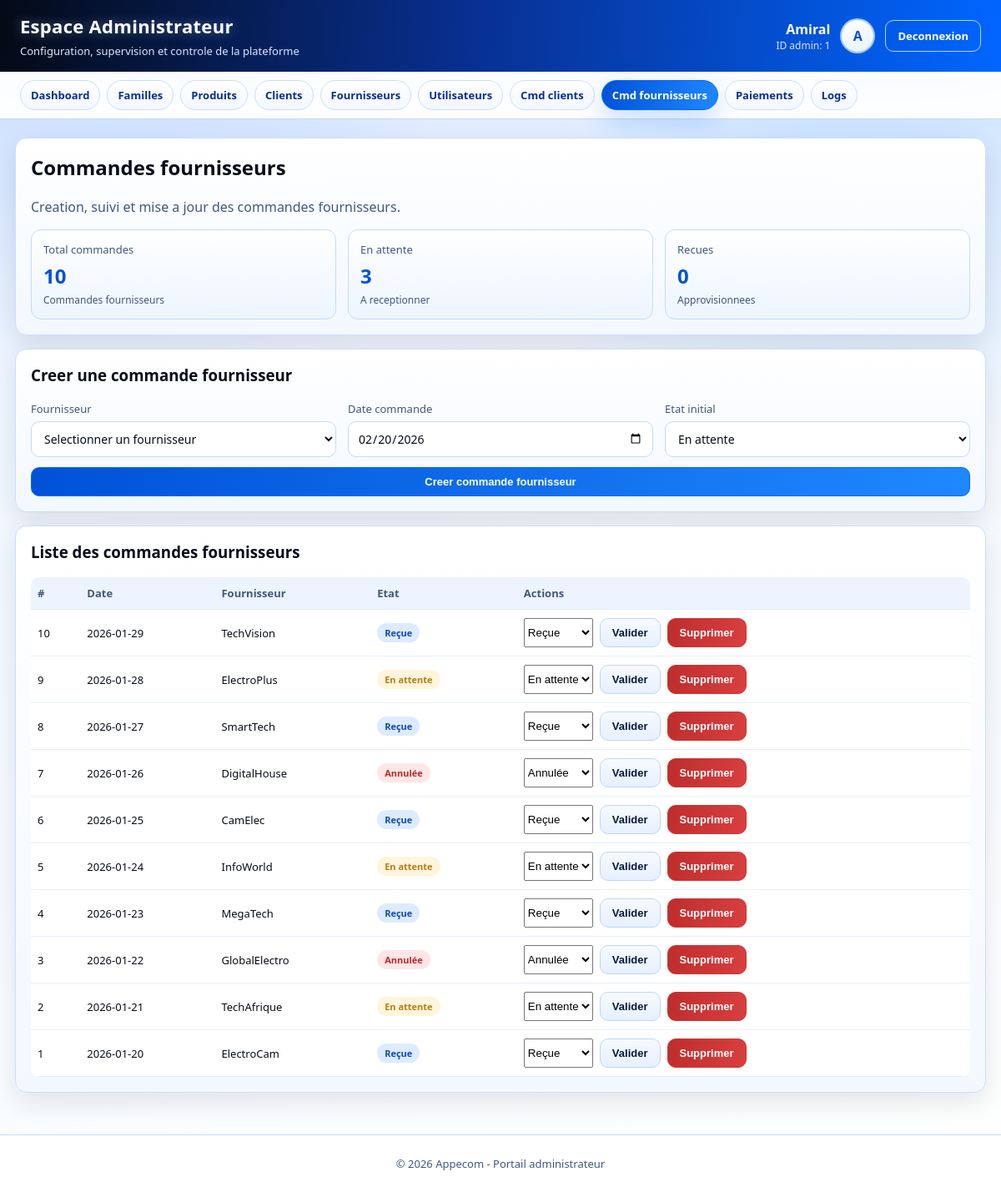
/admin/commande_fournisseur.php (signed in), run on the app's committed database.
### tables this page shows
CREATE TABLE IF NOT EXISTS `utilisateur` (
  `id_utilisateur` int NOT NULL AUTO_INCREMENT,
  `nom` varchar(50) NOT NULL,
  `email` varchar(100) NOT NULL,
  `mot_de_passe` varchar(255) NOT NULL,
  `role` enum('Administrateur','Employe') NOT NULL,
  `created_at` timestamp NULL DEFAULT CURRENT_TIMESTAMP,
  PRIMARY KEY (`id_utilisateur`),
  UNIQUE KEY `email` (`email`)
);

CREATE TABLE IF NOT EXISTS `commande_fournisseur` (
  `id_commande_f` int NOT NULL AUTO_INCREMENT,
  `date_commande` date NOT NULL,
  `etat` enum('En attente','Reçue','Annulée') DEFAULT 'En attente',
  `id_fournisseur` int DEFAULT NULL,
  PRIMARY KEY (`id_commande_f`),
  KEY `id_fournisseur` (`id_fournisseur`)
);

CREATE TABLE IF NOT EXISTS `fournisseur` (
  `id_fournisseur` int NOT NULL AUTO_INCREMENT,
  `nom` varchar(50) NOT NULL,
  `adresse` varchar(100) DEFAULT NULL,
  `ville` varchar(50) DEFAULT NULL,
  `contact` varchar(20) DEFAULT NULL,
  PRIMARY KEY (`id_fournisseur`)
);

### admin/_layout.php (called while the page is built, shortened)
<?php
$adminId = (int) $_SESSION['id_utilisateur'];
$adminName = isset($_SESSION['user']) ? trim((string) $_SESSION['user']) : 'Administrateur';
$dbPath = __DIR__ . '/../connexion_bd/connexion_bd.php';
if (file_exists($dbPath)) {
    if (isset($conn) && $conn instanceof mysqli) {
        $adminDb = $conn;
        $roleStmt = $adminDb->prepare('SELECT role, nom FROM Utilisateur WHERE id_utilisateur = ? LIMIT 1');
        if ($roleStmt) {
            $roleStmt->bind_param('i', $adminId);
            if ($roleStmt->execute()) {
                $roleResult = $roleStmt->get_result();
                $roleRow = $roleResult ? $roleResult->fetch_assoc() : null;
                if (!empty($roleRow['nom'])) {
                    $adminName = trim((string) $roleRow['nom']);
                }
            }
        }
    } else {
        $adminDbError = 'Connexion base indisponible.';
    }
} else {
    $adminDbError = 'Fichier de connexion base introuvable.';
}
$parts = preg_split('/\s+/', $adminName);
$adminInitials = '';
if (is_array($parts)) {
    foreach (array_slice($parts, 0, 2) as $part) {
        if ($part !== '') {
            $adminInitials .= strtoupper(substr($part, 0, 1));
        }
    }
}
$adminNav = [
    ['key' => 'dashboard', 'label' => 'Dashboard', 'href' => '../fonction_interne/dashboard_admin.php'],
    ['key' => 'familles', 'label' => 'Familles', 'href' => 'familles.php'],
    ['key' => 'produits', 'label' => 'Produits', 'href' => 'produits.php'],
    ['key' => 'clients', 'label' => 'Clients', 'href' => 'clients.php'],
    ['key' => 'fournisseurs', 'label' => 'Fournisseurs', 'href' => 'fournisseurs.php'],
    ['key' => 'utilisateurs', 'label' => 'Utilisateurs', 'href' => 'utilisateurs.php'],
    ['key' => 'commande_client', 'label' => 'Cmd clients', 'href' => 'commande_client.php'],
    ['key' => 'commande_fournisseur', 'label' => 'Cmd fournisseurs', 'href' => 'commande_fournisseur.php'],
    ['key' => 'paiement_client', 'label' => 'Paiements', 'href' => 'paiement_client.php'],
    ['key' => 'logs', 'label' => 'Logs', 'href' => 'logs.php'],
];
function admin_h($value)
{
    return htmlspecialchars((string) $value, ENT_QUOTES, 'UTF-8');
}
function admin_enum_values(mysqli $db, string $table, string $column): array
{
    $tableSafe = preg_replace('/[^A-Za-z0-9_]/', '', $table);
    $columnSafe = preg_replace('/[^A-Za-z0-9_]/', '', $column);
    $sql = "SHOW COLUMNS FROM `$tableSafe` LIKE ?";
    $stmt = $db->prepare($sql);
    $stmt->bind_param('s', $columnSafe);
    if (!$stmt->execute()) {
        $stmt->close();
        return [];
    }
    $result = $stmt->get_result();
    $row = $result->fetch_assoc();
    $type = (string) $row['Type'];
    preg_match_all("/'((?:[^'\\\\]|\\\\.)*)'/", $type, $matches);
    return array_map(static function ($raw) {
        return stripcslashes((string) $raw);
    }, $matches[1]);
}
function admin_status_class($value): string
{
    $status = strtolower(trim((string) $value));
    if (strpos($status, 'attente') !== false) {
        return 'badge warning';
    }
    if (strpos($status, 'annul') === 0 || strpos($status, 'rej') === 0) {
        return 'badge danger';
    }
    return 'badge info';
}

### admin/commande_fournisseur.php (the view, shortened to what this page needs)
<?php
require __DIR__ . '/_layout.php';
$activePage = 'commande_fournisseur';
$statusOptions = [];
if ($adminDb instanceof mysqli) {
    $statusOptions = admin_enum_values($adminDb, 'Commande_Fournisseur', 'etat');
}
$orders = [];
if ($adminDb instanceof mysqli) {
    $sql = 'SELECT cf.id_commande_f, cf.date_commande, cf.etat, f.nom AS fournisseur_nom FROM Commande_Fournisseur cf LEFT JOIN Fournisseur f ON f.id_fournisseur = cf.id_fournisseur ORDER BY cf.date_commande DESC, cf.id_commande_f DESC';
    $res = $adminDb->query($sql);
    if ($res) {
        while ($row = $res->fetch_assoc()) {
            $orders[] = $row;
        }
    }
}
include __DIR__ . '/_header.php';
?>
<section class="panel">
  <h2>Commandes fournisseurs</h2>
  <p class="muted">Creation, suivi et mise a jour des commandes fournisseurs.</p>
  <div class="grid-3" style="margin-top:12px;">
    <article class="stat">
      <div class="label">Total commandes</div>
      <div class="value"><?php echo count($orders); ?></div>
      <div class="sub">Commandes fournisseurs</div>
    </article>
    <article class="stat">
      <div class="label">En attente</div>
      <div class="value"><?php echo count(array_filter($orders, function ($o) { return stripos((string) $o['etat'], 'attente') !== false; })); ?></div>
      <div class="sub">A receptionner</div>
    </article>
    <article class="stat">
      <div class="label">Recues</div>
      <div class="value"><?php echo count(array_filter($orders, function ($o) { return stripos((string) $o['etat'], 'rec') === 0; })); ?></div>
      <div class="sub">Approvisionnees</div>
    </article>
  </div>
</section>
<section class="panel">
  <h3>Creer une commande fournisseur</h3>
  <form method="post" class="form-grid" style="margin-top:12px;">
    <div class="grid-3">
      <div class="field">
        <label>Fournisseur</label>
        <select name="id_fournisseur" required>
          <option value="">Selectionner un fournisseur</option>
        </select>
      </div>
      <div class="field">
        <label>Date commande</label>
        <input type="date" name="date_commande" value="<?php echo date('Y-m-d'); ?>" required>
      </div>
      <div class="field">
        <label>Etat initial</label>
        <select name="etat" required>
          <?php foreach ($statusOptions as $statusOption): ?>
            <option value="<?php echo admin_h($statusOption); ?>"><?php echo admin_h($statusOption); ?></option>
          <?php endforeach; ?>
        </select>
      </div>
    </div>
    <button type="submit" class="btn">Creer commande fournisseur</button>
  </form>
</section>
<section class="panel">
  <h3>Liste des commandes fournisseurs</h3>
  <?php if (!empty($orders)): ?>
    <div class="table-wrap">
      <table>
        <thead>
          <tr>
            <th>#</th>
            <th>Date</th>
            <th>Fournisseur</th>
            <th>Etat</th>
            <th>Actions</th>
          </tr>
        </thead>
        <tbody>
          <?php foreach ($orders as $order): ?>
            <tr>
              <td><?php echo (int) $order['id_commande_f']; ?></td>
              <td><?php echo admin_h($order['date_commande']); ?></td>
              <td><?php echo admin_h($order['fournisseur_nom'] ?: '-'); ?></td>
              <td><span class="<?php echo admin_status_class($order['etat']); ?>"><?php echo admin_h($order['etat']); ?></span></td>
              <td>
                <div class="actions-row">
                  <form method="post" class="actions-row">
                    <select name="new_status" required>
                      <?php foreach ($statusOptions as $statusOption): ?>
                        <option value="<?php echo admin_h($statusOption); ?>" <?php echo ((string) $order['etat'] === (string) $statusOption) ? 'selected' : ''; ?>>
                          <?php echo admin_h($statusOption); ?>
                        </option>
                      <?php endforeach; ?>
                    </select>
                    <button type="submit" class="btn btn-secondary">Valider</button>
                  </form>
                  <form method="post" onsubmit="return confirm('Supprimer cette commande fournisseur ?');">
                    <button type="submit" class="btn btn-danger">Supprimer</button>
                  </form>
                </div>
              </td>
            </tr>
          <?php endforeach; ?>
        </tbody>
      </table>
    </div>
  <?php else: ?>
    <div class="empty-state">Aucune commande fournisseur enregistree.</div>
  <?php endif; ?>
</section>
<?php include __DIR__ . '/_footer.php'; ?>

### admin/_header.php (shortened to what this page needs)
<!DOCTYPE html>
<html lang="fr">
<head>
  <link rel="stylesheet" href="admin-theme.css">
</head>
<body>
  <div class="site-shell">
    <header class="topbar">
      <div class="brand">
        <h1>Espace Administrateur</h1>
        <p>Configuration, supervision et controle de la plateforme</p>
      </div>
      <div class="identity">
        <div>
          <div class="identity-name"><?php echo admin_h($adminName); ?></div>
          <div class="identity-sub">ID admin: <?php echo (int) $adminId; ?></div>
        </div>
        <div class="avatar"><?php echo admin_h($adminInitials); ?></div>
        <a href="../fonction_interne/logout.php" class="btn btn-outline">Deconnexion</a>
      </div>
    </header>
    <nav class="main-nav">
      <?php foreach ($adminNav as $item): ?>
        <a class="nav-link <?php echo $activePage === $item['key'] ? 'active' : ''; ?>" href="<?php echo admin_h($item['href']); ?>">
          <?php echo admin_h($item['label']); ?>
        </a>
      <?php endforeach; ?>
    </nav>
    <main class="page-wrap">

### data on the page
utilisateur: nom "Amiral"
commande_fournisseur: id_commande_f "10", date_commande "2026-01-29", id_fournisseur.nom "TechVision", etat "Reçue", new_status "Reçue"
commande_fournisseur: id_commande_f "9", date_commande "2026-01-28", id_fournisseur.nom "ElectroPlus", etat "En attente", new_status "En attente"
commande_fournisseur: id_commande_f "8", date_commande "2026-01-27", id_fournisseur.nom "SmartTech", etat "Reçue", new_status "Reçue"
commande_fournisseur: id_commande_f "7", date_commande "2026-01-26", id_fournisseur.nom "DigitalHouse", etat "Annulée", new_status "Annulée"
commande_fournisseur: id_commande_f "6", date_commande "2026-01-25", id_fournisseur.nom "CamElec", etat "Reçue", new_status "Reçue"
commande_fournisseur: id_commande_f "5", date_commande "2026-01-24", id_fournisseur.nom "InfoWorld", etat "En attente", new_status "En attente"
commande_fournisseur: id_commande_f "4", date_commande "2026-01-23", id_fournisseur.nom "MegaTech", etat "Reçue", new_status "Reçue"
commande_fournisseur: id_commande_f "3", date_commande "2026-01-22", id_fournisseur.nom "GlobalElectro", etat "Annulée", new_status "Annulée"
commande_fournisseur: id_commande_f "2", date_commande "2026-01-21", id_fournisseur.nom "TechAfrique", etat "En attente", new_status "En attente"
commande_fournisseur: id_commande_f "1", date_commande "2026-01-20", id_fournisseur.nom "ElectroCam", etat "Reçue", new_status "Reçue"

### other printed values
$adminId "1"
admin_h($adminInitials) "A"
admin_h($item['label']) "Dashboard"
admin_h($item['label']) "Familles"
admin_h($item['label']) "Produits"
admin_h($item['label']) "Clients"
admin_h($item['label']) "Fournisseurs"
admin_h($item['label']) "Utilisateurs"
admin_h($item['label']) "Cmd clients"
admin_h($item['label']) "Cmd fournisseurs"
admin_h($item['label']) "Paiements"
admin_h($item['label']) "Logs"
count($orders) "10"
form field etat "En attente"
